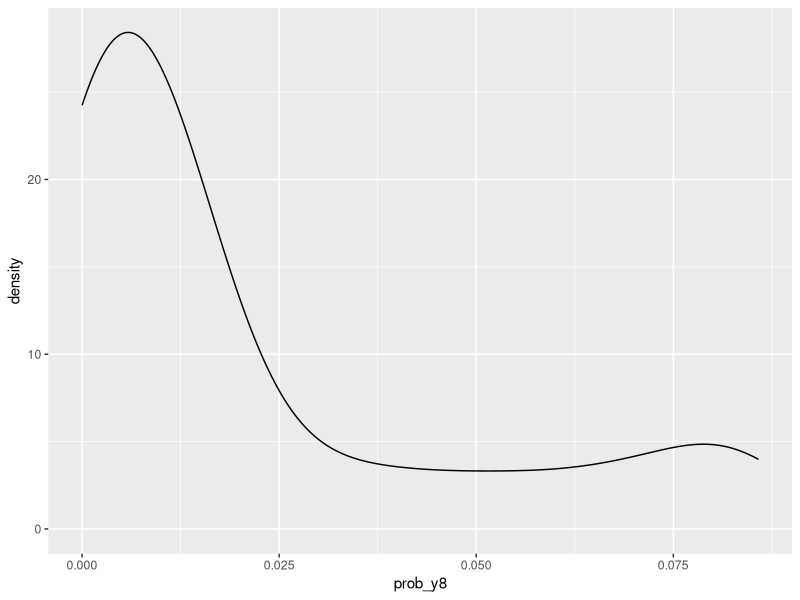

Here is the R script that generated this plot:
library(dplyr)
library(ggplot2)

joint_distribution = function (y, utah, nevada, others){
  # this is for compute pr(y1,....y8)
  # since we do not know which states these data come from, we need to compute the joint distribution under each possible assignment
  # and finally take average.
  n = length(y)
  prob = rep(0,n)
  prob_vec = NULL
  for (i in 1:(n-1)){
    for (j in (i+1):n){
      prob[i] = dnorm(y[i], utah, 1) # assign one data to utah
      prob[j] = dnorm(y[j], nevada, 1) # assign another data to nevada
      prob[-c(i,j)]  = dnorm(y[-c(i,j)], others, 1) # the remaining belong to others
      prob_vec = c(prob_vec,prod(prob)) # compute the joint distribution under the current assignment and save it
    }
  }
  return(mean (prob_vec)) # finshed computing pr(y1,...y8)
}

y=c(5.8, 6.6, 7.8, 5.6, 7.0, 7.1, 5.4) # only know 7 points
utah = 5 # mean of utah
nevada = 10 # mean of nevada
others = 6 # mean of others
# now compute pr(y8|y1,...y7) , which is proportion to pr(y1,....y8)
y8=3
prob_y8 = NULL
while (y8<15){
  y_cur = c(y, y8) # the full data of the eight points
  prob_y8 = c(prob_y8, joint_distribution(y_cur,utah, nevada,others))
  y8 = y8 + 0.25
}

data.frame(prob_y8 = prob_y8/sum(prob_y8)) %>% # normalization
  ggplot(aes(x = prob_y8)) + geom_density()
